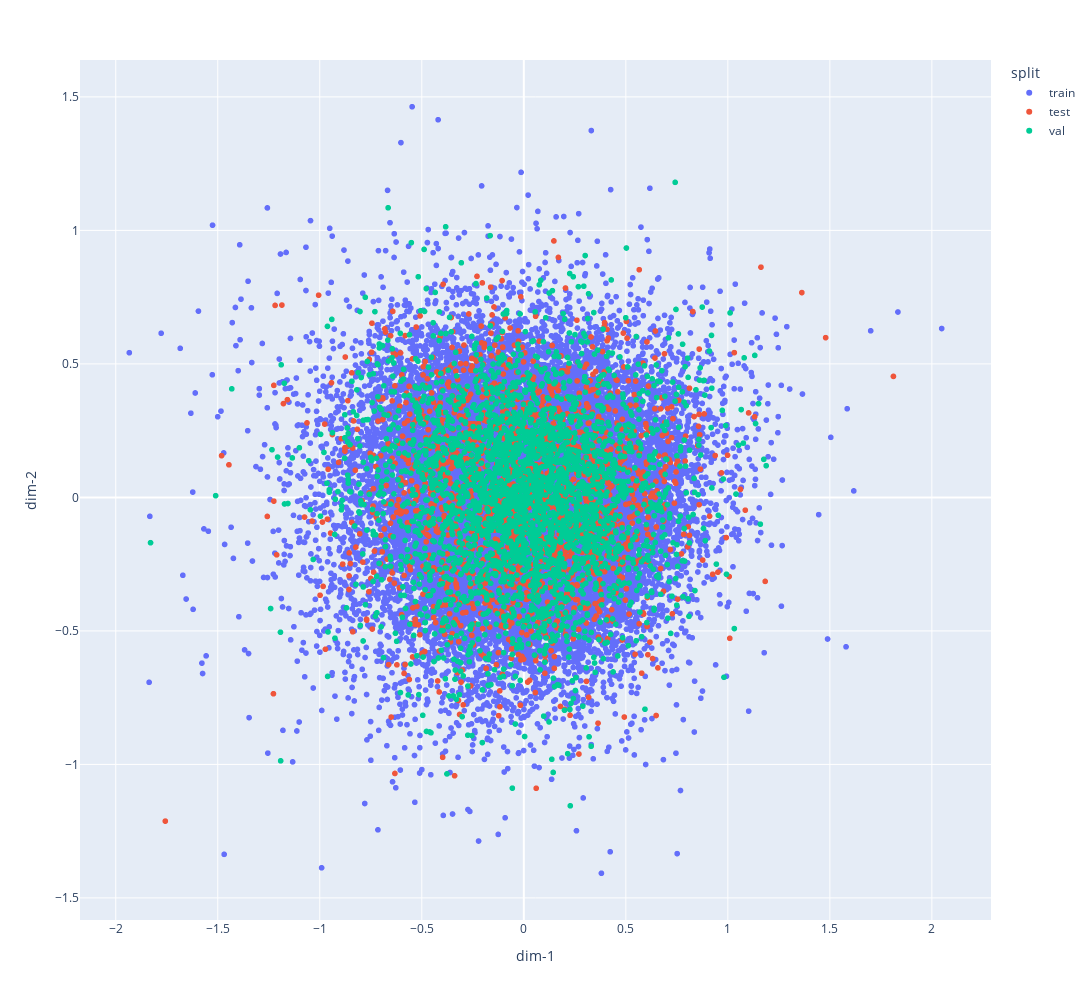

Notebook cell for this chart:
### Code cell
px.scatter(df, x="dim-1", y="dim-2", color="split", height=1000, width=1200)

### Figure 1 — Plotly figure (JSON) as saved in the notebook; plotly's stock layout.template omitted (floating-point values rounded to 4 significant figures; data arrays with more than 128 entries replaced by an {"elided": "..."} marker saying what was removed)
{"data": [{"hovertemplate": "split=train<br>dim-1=%{x}<br>dim-2=%{y}<extra></extra>", "legendgroup": "train", "marker": {"color": "#636efa", "symbol": "circle"}, "mode": "markers", "name": "train", "showlegend": true, "type": "scattergl", "x": {"elided": "25000 float values"}, "xaxis": "x", "y": {"elided": "25000 float values"}, "yaxis": "y"}, {"hovertemplate": "split=test<br>dim-1=%{x}<br>dim-2=%{y}<extra></extra>", "legendgroup": "test", "marker": {"color": "#EF553B", "symbol": "circle"}, "mode": "markers", "name": "test", "showlegend": true, "type": "scattergl", "x": {"elided": "2000 float values"}, "xaxis": "x", "y": {"elided": "2000 float values"}, "yaxis": "y"}, {"hovertemplate": "split=val<br>dim-1=%{x}<br>dim-2=%{y}<extra></extra>", "legendgroup": "val", "marker": {"color": "#00cc96", "symbol": "circle"}, "mode": "markers", "name": "val", "showlegend": true, "type": "scattergl", "x": {"elided": "3000 float values"}, "xaxis": "x", "y": {"elided": "3000 float values"}, "yaxis": "y"}], "layout": {"height": 1000, "legend": {"title": {"text": "split"}, "tracegroupgap": 0}, "margin": {"t": 60}, "width": 1200, "xaxis": {"anchor": "y", "domain": [0, 1], "title": {"text": "dim-1"}}, "yaxis": {"anchor": "x", "domain": [0, 1], "title": {"text": "dim-2"}}}}
